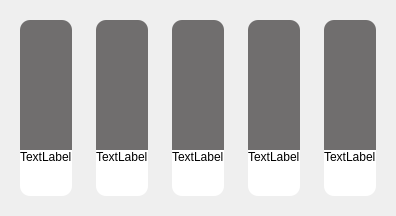
                  <widget class="QWidget" name="widget_3" native="true">
                   <layout class="QHBoxLayout" name="horizontalLayout_13">
                    <item>
                     <widget class="QWidget" name="card_13" native="true">
                      <layout class="QVBoxLayout" name="verticalLayout_15">
                       <property name="spacing">
                        <number>0</number>
                       </property>
                       <item>
                        <widget class="QLabel" name="picture_13">
                         <property name="sizePolicy">
                          <sizepolicy hsizetype="Preferred" vsizetype="Fixed">
                           <horstretch>0</horstretch>
                           <verstretch>0</verstretch>
                          </sizepolicy>
                         </property>
                         <property name="minimumSize">
                          <size>
                           <width>0</width>
                           <height>130</height>
                          </size>
                         </property>
                         <property name="styleSheet">
                          <string notr="true">background-color: rgb(112, 110, 110);
border-top-left-radius: 10px;
border-top-right-radius: 10px;</string>
                         </property>
                         <property name="text">
                          <string/>
                         </property>
                        </widget>
                       </item>
                       <item>
                        <widget class="QLabel" name="description_13">
                         <property name="styleSheet">
                          <string notr="true">background-color: rgb(255, 255, 255);</string>
                         </property>
                         <property name="text">
                          <string>TextLabel</string>
                         </property>
                        </widget>
                       </item>
                       <item>
                        <widget class="QWidget" name="bottom_13" native="true">
                         <property name="sizePolicy">
                          <sizepolicy hsizetype="Preferred" vsizetype="Fixed">
                           <horstretch>0</horstretch>
                           <verstretch>4</verstretch>
                          </sizepolicy>
                         </property>
                         <property name="minimumSize">
                          <size>
                           <width>0</width>
                           <height>5</height>
                          </size>
                         </property>
                         <property name="styleSheet">
                          <string notr="true">background-color: rgb(255, 255, 255);
border-bottom-left-radius: 10px;
border-bottom-right-radius: 10px;</string>
                         </property>
                         <layout class="QHBoxLayout" name="horizontalLayout_14">
                          <item>
                           <widget class="QLabel" name="space_13">
                            <property name="text">
                             <string/>
                            </property>
                           </widget>
                          </item>
                          <item>
                           <widget class="QLabel" name="plus_13">
                            <property name="sizePolicy">
                             <sizepolicy hsizetype="Fixed" vsizetype="Preferred">
                              <horstretch>0</horstretch>
                              <verstretch>0</verstretch>
                             </sizepolicy>
                            </property>
                            <property name="minimumSize">
                             <size>
                              <width>20</width>
                              <height>0</height>
                             </size>
                            </property>
                            <property name="styleSheet">
                             <string notr="true">
image: url(:/resources/resources/plus_menu.png);</string>
                            </property>
                            <property name="text">
                             <string/>
                            </property>
                           </widget>
                          </item>
                         </layout>
                        </widget>
                       </item>
                      </layout>
                     </widget>
                    </item>
                    <item>
                     <widget class="QWidget" name="card_14" native="true">
                      <layout class="QVBoxLayout" name="verticalLayout_16">
                       <property name="spacing">
                        <number>0</number>
                       </property>
                       <item>
                        <widget class="QLabel" name="picture_14">
                         <property name="sizePolicy">
                          <sizepolicy hsizetype="Preferred" vsizetype="Fixed">
                           <horstretch>0</horstretch>
                           <verstretch>0</verstretch>
                          </sizepolicy>
                         </property>
                         <property name="minimumSize">
                          <size>
                           <width>0</width>
                           <height>130</height>
                          </size>
                         </property>
                         <property name="styleSheet">
                          <string notr="true">background-color: rgb(112, 110, 110);
border-top-left-radius: 10px;
border-top-right-radius: 10px;</string>
                         </property>
                         <property name="text">
                          <string/>
                         </property>
                        </widget>
                       </item>
                       <item>
                        <widget class="QLabel" name="description_14">
                         <property name="styleSheet">
                          <string notr="true">background-color: rgb(255, 255, 255);</string>
                         </property>
                         <property name="text">
                          <string>TextLabel</string>
                         </property>
                        </widget>
                       </item>
                       <item>
                        <widget class="QWidget" name="bottom_14" native="true">
                         <property name="sizePolicy">
                          <sizepolicy hsizetype="Preferred" vsizetype="Fixed">
                           <horstretch>0</horstretch>
                           <verstretch>4</verstretch>
                          </sizepolicy>
                         </property>
                         <property name="minimumSize">
                          <size>
                           <width>0</width>
                           <height>5</height>
                          </size>
                         </property>
                         <property name="styleSheet">
                          <string notr="true">background-color: rgb(255, 255, 255);
border-bottom-left-radius: 10px;
border-bottom-right-radius: 10px;</string>
                         </property>
                         <layout class="QHBoxLayout" name="horizontalLayout_15">
                          <item>
                           <widget class="QLabel" name="space_14">
                            <property name="text">
                             <string/>
                            </property>
                           </widget>
                          </item>
                          <item>
                           <widget class="QLabel" name="plus_14">
                            <property name="sizePolicy">
                             <sizepolicy hsizetype="Fixed" vsizetype="Preferred">
                              <horstretch>0</horstretch>
                              <verstretch>0</verstretch>
                             </sizepolicy>
                            </property>
                            <property name="minimumSize">
                             <size>
                              <width>20</width>
                              <height>0</height>
                             </size>
                            </property>
                            <property name="styleSheet">
                             <string notr="true">
image: url(:/resources/resources/plus_menu.png);</string>
                            </property>
                            <property name="text">
                             <string/>
                            </property>
                           </widget>
                          </item>
                         </layout>
                        </widget>
                       </item>
                      </layout>
                     </widget>
                    </item>
                    <item>
                     <widget class="QWidget" name="card_15" native="true">
                      <layout class="QVBoxLayout" name="verticalLayout_17">
                       <property name="spacing">
                        <number>0</number>
                       </property>
                       <item>
                        <widget class="QLabel" name="picture_15">
                         <property name="sizePolicy">
                          <sizepolicy hsizetype="Preferred" vsizetype="Fixed">
                           <horstretch>0</horstretch>
                           <verstretch>0</verstretch>
                          </sizepolicy>
                         </property>
                         <property name="minimumSize">
                          <size>
                           <width>0</width>
                           <height>130</height>
                          </size>
                         </property>
                         <property name="styleSheet">
                          <string notr="true">background-color: rgb(112, 110, 110);
border-top-left-radius: 10px;
border-top-right-radius: 10px;</string>
                         </property>
                         <property name="text">
                          <string/>
                         </property>
                        </widget>
                       </item>
                       <item>
                        <widget class="QLabel" name="description_15">
                         <property name="styleSheet">
                          <string notr="true">background-color: rgb(255, 255, 255);</string>
                         </property>
                         <property name="text">
                          <string>TextLabel</string>
                         </property>
                        </widget>
                       </item>
                       <item>
                        <widget class="QWidget" name="bottom_15" native="true">
                         <property name="sizePolicy">
                          <sizepolicy hsizetype="Preferred" vsizetype="Fixed">
                           <horstretch>0</horstretch>
                           <verstretch>4</verstretch>
                          </sizepolicy>
                         </property>
                         <property name="minimumSize">
                          <size>
                           <width>0</width>
                           <height>5</height>
                          </size>
                         </property>
                         <property name="styleSheet">
                          <string notr="true">background-color: rgb(255, 255, 255);
border-bottom-left-radius: 10px;
border-bottom-right-radius: 10px;</string>
                         </property>
                         <layout class="QHBoxLayout" name="horizontalLayout_16">
                          <item>
                           <widget class="QLabel" name="space_15">
                            <property name="text">
                             <string/>
                            </property>
                           </widget>
                          </item>
                          <item>
                           <widget class="QLabel" name="plus_15">
                            <property name="sizePolicy">
                             <sizepolicy hsizetype="Fixed" vsizetype="Preferred">
                              <horstretch>0</horstretch>
                              <verstretch>0</verstretch>
                             </sizepolicy>
                            </property>
                            <property name="minimumSize">
                             <size>
                              <width>20</width>
                              <height>0</height>
                             </size>
                            </property>
                            <property name="styleSheet">
                             <string notr="true">
image: url(:/resources/resources/plus_menu.png);</string>
                            </property>
                            <property name="text">
                             <string/>
                            </property>
                           </widget>
                          </item>
                         </layout>
                        </widget>
                       </item>
                      </layout>
                     </widget>
                    </item>
                    <item>
                     <widget class="QWidget" name="card_16" native="true">
                      <layout class="QVBoxLayout" name="verticalLayout_18">
                       <property name="spacing">
                        <number>0</number>
                       </property>
                       <item>
                        <widget class="QLabel" name="picture_16">
                         <property name="sizePolicy">
                          <sizepolicy hsizetype="Preferred" vsizetype="Fixed">
                           <horstretch>0</horstretch>
                           <verstretch>0</verstretch>
                          </sizepolicy>
                         </property>
                         <property name="minimumSize">
                          <size>
                           <width>0</width>
                           <height>130</height>
                          </size>
                         </property>
                         <property name="styleSheet">
                          <string notr="true">background-color: rgb(112, 110, 110);
border-top-left-radius: 10px;
border-top-right-radius: 10px;</string>
                         </property>
                         <property name="text">
                          <string/>
                         </property>
                        </widget>
                       </item>
                       <item>
                        <widget class="QLabel" name="description_16">
                         <property name="styleSheet">
                          <string notr="true">background-color: rgb(255, 255, 255);</string>
                         </property>
                         <property name="text">
                          <string>TextLabel</string>
                         </property>
                        </widget>
                       </item>
                       <item>
                        <widget class="QWidget" name="bottom_16" native="true">
                         <property name="sizePolicy">
                          <sizepolicy hsizetype="Preferred" vsizetype="Fixed">
                           <horstretch>0</horstretch>
                           <verstretch>4</verstretch>
                          </sizepolicy>
                         </property>
                         <property name="minimumSize">
                          <size>
                           <width>0</width>
                           <height>5</height>
                          </size>
                         </property>
                         <property name="styleSheet">
                          <string notr="true">background-color: rgb(255, 255, 255);
border-bottom-left-radius: 10px;
border-bottom-right-radius: 10px;</string>
                         </property>
                         <layout class="QHBoxLayout" name="horizontalLayout_17">
                          <item>
                           <widget class="QLabel" name="space_16">
                            <property name="text">
                             <string/>
                            </property>
                           </widget>
                          </item>
                          <item>
                           <widget class="QLabel" name="plus_16">
                            <property name="sizePolicy">
                             <sizepolicy hsizetype="Fixed" vsizetype="Preferred">
                              <horstretch>0</horstretch>
                              <verstretch>0</verstretch>
                             </sizepolicy>
                            </property>
                            <property name="minimumSize">
                             <size>
                              <width>20</width>
                              <height>0</height>
                             </size>
                            </property>
                            <property name="styleSheet">
                             <string notr="true">
image: url(:/resources/resources/plus_menu.png);</string>
                            </property>
                            <property name="text">
                             <string/>
                            </property>
                           </widget>
                          </item>
                         </layout>
                        </widget>
                       </item>
                      </layout>
                     </widget>
                    </item>
                    <item>
                     <widget class="QWidget" name="card_17" native="true">
                      <layout class="QVBoxLayout" name="verticalLayout_19">
                       <property name="spacing">
                        <number>0</number>
                       </property>
                       <item>
                        <widget class="QLabel" name="picture_17">
                         <property name="sizePolicy">
                          <sizepolicy hsizetype="Preferred" vsizetype="Fixed">
                           <horstretch>0</horstretch>
                           <verstretch>0</verstretch>
                          </sizepolicy>
                         </property>
                         <property name="minimumSize">
                          <size>
                           <width>0</width>
                           <height>130</height>
                          </size>
                         </property>
                         <property name="styleSheet">
                          <string notr="true">background-color: rgb(112, 110, 110);
border-top-left-radius: 10px;
border-top-right-radius: 10px;</string>
                         </property>
                         <property name="text">
                          <string/>
                         </property>
                        </widget>
                       </item>
                       <item>
                        <widget class="QLabel" name="description_17">
                         <property name="styleSheet">
                          <string notr="true">background-color: rgb(255, 255, 255);</string>
                         </property>
                         <property name="text">
                          <string>TextLabel</string>
                         </property>
                        </widget>
                       </item>
                       <item>
                        <widget class="QWidget" name="bottom_17" native="true">
                         <property name="sizePolicy">
                          <sizepolicy hsizetype="Preferred" vsizetype="Fixed">
                           <horstretch>0</horstretch>
                           <verstretch>4</verstretch>
                          </sizepolicy>
                         </property>
                         <property name="minimumSize">
                          <size>
                           <width>0</width>
                           <height>5</height>
                          </size>
                         </property>
                         <property name="styleSheet">
                          <string notr="true">background-color: rgb(255, 255, 255);
border-bottom-left-radius: 10px;
border-bottom-right-radius: 10px;</string>
                         </property>
                         <layout class="QHBoxLayout" name="horizontalLayout_18">
                          <item>
                           <widget class="QLabel" name="space_17">
                            <property name="text">
                             <string/>
                            </property>
                           </widget>
                          </item>
                          <item>
                           <widget class="QLabel" name="plus_17">
                            <property name="sizePolicy">
                             <sizepolicy hsizetype="Fixed" vsizetype="Preferred">
                              <horstretch>0</horstretch>
                              <verstretch>0</verstretch>
                             </sizepolicy>
                            </property>
                            <property name="minimumSize">
                             <size>
                              <width>20</width>
                              <height>0</height>
                             </size>
                            </property>
                            <property name="styleSheet">
                             <string notr="true">
image: url(:/resources/resources/plus_menu.png);</string>
                            </property>
                            <property name="text">
                             <string/>
                            </property>
                           </widget>
                          </item>
                         </layout>
                        </widget>
                       </item>
                      </layout>
                     </widget>
                    </item>
                   </layout>
                  </widget>
